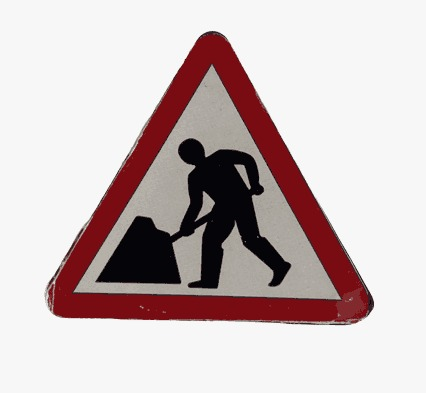
#> input picture half_term_challenge/templates/left.jpeg, 426 x 393 px
$ python -i trafficsign.py   (imports and definitions only)
#> lines starting #> are read from the running program, lines starting #| are printed output that depends on the picture; after the words box and inside, x2 and y2 are one past the last pixel; in counts of white or black regions, pixels touching at a corner belong together
import os
import cv2
import numpy as np

try:
    from skimage.metrics import structural_similarity as ssim
    SSIM_AVAILABLE = True
except ImportError:
    SSIM_AVAILABLE = False


class TrafficSignDetection:
    """
    Detector de señales basado en el pipeline de actividad_06:

    1. Segmentar por color (rojo / azul) en HSV
    2. Filtrar contornos por área, aspect ratio y FORMA:
       - Rojo octagonal/cuadrado  → Stop
       - Rojo triangular          → Workers
       - Azul circular            → flecha (izq/der/recto)
    3. Clasificar flecha azul por distribución de píxeles blancos
    4. Validar con Template Matching + SSIM

    Ventajas sobre versión anterior:
    - No confunde la cinta azul del piso (demasiado larga, aspect ratio falla)
    - No confunde señales rojas entre sí (forma octágono vs triángulo)
    - Clasifica flechas sin necesidad de template perfecto
    - Solo busca señales en la mitad derecha + centro del frame
    """

    def __init__(self, templates_path=""):
        self.templates_path = templates_path
        self.templates = self._load_templates()

        # ── HSV ranges ────────────────────────────────────────────────────
        self.lower_red1  = np.array([0,   80, 60])
        self.upper_red1  = np.array([12,  255, 255])
        self.lower_red2  = np.array([165, 80, 60])
        self.upper_red2  = np.array([180, 255, 255])
        self.lower_blue  = np.array([85,  60, 40])
        self.upper_blue  = np.array([135, 255, 255])

        # ── Umbrales de score ─────────────────────────────────────────────
        self.min_score_blue = 0.10   # TM mínimo para azul
        self.min_score_red  = 0.00   # rojo pasa por forma, no necesita TM alto

        # ── Tamaño de template para matching ─────────────────────────────
        self.template_size = (120, 120)

    # ──────────────────────────────────────────────────────────────────────
    def _load_templates(self):
        templates = {}
        file_map = {
            "alto":        "stop",
            "trabajadores":"worker",
            "derecha":     "right",
            "izquierda":   "left",
            "derecho":     "straight",
        }
        for label, basename in file_map.items():
            img = None
            for ext in (".jpeg", ".jpg", ".png"):
                path = os.path.join(self.templates_path, basename + ext)
                img = cv2.imread(path)
                if img is not None:
                    break
            if img is not None:
                gray = cv2.cvtColor(img, cv2.COLOR_BGR2GRAY)
                gray = cv2.resize(gray, (120, 120))
                templates[label] = gray
            else:
                print(f"[TrafficSign] No se pudo cargar: {basename}")
        return templates

    # ──────────────────────────────────────────────────────────────────────
    def _masks(self, frame):
        hsv = cv2.cvtColor(frame, cv2.COLOR_BGR2HSV)
        k3  = np.ones((3, 3), np.uint8)
        k5  = np.ones((5, 5), np.uint8)

        mask_red = (cv2.inRange(hsv, self.lower_red1, self.upper_red1) |
                    cv2.inRange(hsv, self.lower_red2, self.upper_red2))
        mask_red = cv2.morphologyEx(mask_red, cv2.MORPH_CLOSE, k5)
        mask_red = cv2.dilate(mask_red, k3, iterations=1)

        mask_blue = cv2.inRange(hsv, self.lower_blue, self.upper_blue)
        mask_blue = cv2.morphologyEx(mask_blue, cv2.MORPH_CLOSE, k5)
        mask_blue = cv2.dilate(mask_blue, k3, iterations=1)

        return mask_red, mask_blue

    # ──────────────────────────────────────────────────────────────────────
    def _expand_box(self, x, y, w, h, frame_shape, scale=0.45):
        H, W = frame_shape[:2]
        px = int(w * scale)
        py = int(h * scale)
        x1 = max(0, x - px)
        y1 = max(0, y - py)
        x2 = min(W, x + w + px)
        y2 = min(H, y + h + py)
        return x1, y1, x2 - x1, y2 - y1

    # ──────────────────────────────────────────────────────────────────────
    def _get_candidates(self, mask_red, mask_blue, frame_shape, frame_w):
        """
        Retorna lista de (x, y, w, h, color_label).
        Solo busca en la mitad derecha del frame (señales siempre ahí).
        """
        candidates = []
        H, W = frame_shape[:2]

        # ── ROJO ──────────────────────────────────────────────────────────
        contours, _ = cv2.findContours(
            mask_red, cv2.RETR_EXTERNAL, cv2.CHAIN_APPROX_SIMPLE
        )
        for cnt in contours:
            area = cv2.contourArea(cnt)
            if area < 50:
                continue
            x, y, w, h = cv2.boundingRect(cnt)
            if w < 10 or h < 10:
                continue

            # Solo mitad derecha (señales a la derecha, semáforo a la izq)
            cx = x + w // 2
            if cx < frame_w * 0.35:   # ignorar extremo izquierdo
                continue

            aspect = w / float(h)
            if aspect < 0.45 or aspect > 2.2:
                continue

            perimeter = cv2.arcLength(cnt, True)
            approx = cv2.approxPolyDP(cnt, 0.03 * perimeter, True)
            sides = len(approx)

            x, y, w, h = self._expand_box(x, y, w, h, frame_shape)

            # Stop: octógono/círculo → 6-12 lados, casi cuadrado
            if 6 <= sides <= 12 and 0.75 <= aspect <= 1.35:
                candidates.append((x, y, w, h, "red_stop"))
            # Workers: triángulo → 3-5 lados
            elif 3 <= sides <= 5 and 0.7 <= aspect <= 1.6:
                candidates.append((x, y, w, h, "red_triangle"))
            else:
                candidates.append((x, y, w, h, "red"))

        # ── AZUL ──────────────────────────────────────────────────────────
        contours, _ = cv2.findContours(
            mask_blue, cv2.RETR_EXTERNAL, cv2.CHAIN_APPROX_SIMPLE
        )
        for cnt in contours:
            area = cv2.contourArea(cnt)
            if area < 180:
                continue
            x, y, w, h = cv2.boundingRect(cnt)
            if w < 15 or h < 15:
                continue

            cx = x + w // 2
            if cx < frame_w * 0.35:
                continue

            aspect = w / float(h)

            # La cinta azul del piso: muy ancha y baja (aspect > 3)
            if aspect > 2.5:
                continue
            if aspect < 0.4 or aspect > 2.2:
                continue

            area_box = w * h
            extent = area / float(area_box)
            if extent < 0.25:
                continue

            x, y, w, h = self._expand_box(x, y, w, h, frame_shape)
            candidates.append((x, y, w, h, "blue"))

        return candidates

    # ──────────────────────────────────────────────────────────────────────
    # [57 lines left out: functions _classify_arrow, _classify_roi, not called in this run]

    # ──────────────────────────────────────────────────────────────────────
    def detect_sign(self, frame):
        """
        Retorna (label, score, box) o ("none", 0, None).

        Labels: "Stop", "Workers", "Turn Left", "Turn Right", "Go Straight"
        """
        if frame is None:
            return "none", 0, None

        H, W = frame.shape[:2]
        mask_red, mask_blue = self._masks(frame)
        candidates = self._get_candidates(mask_red, mask_blue, frame.shape, W)

        best_label = "none"
        best_score = -1.0
        best_box   = None

        for (x, y, w, h, color_label) in candidates:
            roi = frame[y:y + h, x:x + w]
            if roi.size == 0:
                continue

            label    = None
            tm_score = 0.0

            if color_label == "red_stop":
                label    = "alto"
                tm_score = 0.5   # forma confirma, no necesita TM alto

            elif color_label == "red_triangle":
                label    = "trabajadores"
                tm_score = 0.5

            elif color_label == "blue":
                # Primero intentar por distribución de píxeles blancos
                arrow = self._classify_arrow(roi)
                if arrow:
                    label    = arrow
                    tm_score = 0.4
                else:
                    # Fallback: template matching
                    label, tm_score, _ = self._classify_roi(
                        roi, ["derecha", "izquierda", "derecho"]
                    )
                    if tm_score < self.min_score_blue:
                        continue

            else:  # red genérico
                label, tm_score, _ = self._classify_roi(
                    roi, ["alto", "trabajadores"]
                )
                if tm_score < self.min_score_red:
                    continue

            if label is None:
                continue

            if tm_score > best_score:
                best_score = tm_score
                best_label = label
                best_box   = ((x, y), (x + w, y + h))

        # Mapear labels internos → labels del controller
        label_map = {
            "alto":        "Stop",
            "trabajadores":"Workers",
            "derecha":     "Turn Right",
            "izquierda":   "Turn Left",
            "derecho":     "Go Straight",
            "none":        "none",
        }
        return label_map.get(best_label, "none"), best_score, best_box

>>> import cv2
>>> picture = cv2.imread('templates/left.jpeg')
#> picture is the input picture: shape (393, 426, 3); mean B, G, R 189.5, 189.3, 203.5
>>> result = TrafficSignDetection().detect_sign(picture)
#> in __init__, `self.templates = self._load_templates()`: self.templates = 1 item
#> in _masks, `hsv = cv2.cvtColor(frame, cv2.COLOR_BGR2HSV)`: hsv: shape (393, 426, 3); mean H, S, V 37.4, 41.1, 203.8
#> in _masks, `mask_red = (cv2.inRange(hsv, self.lower_red1, self.upper_red1) | cv2.i..`:
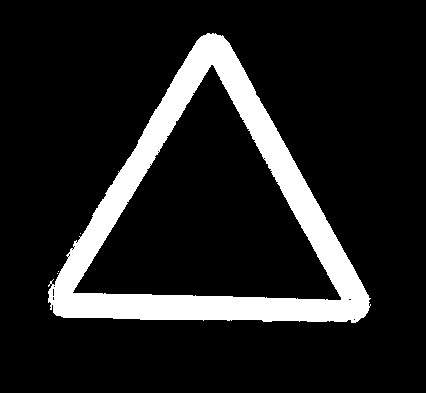
#> mask_red: shape (393, 426); 13.1% white; 4 white regions (3 under 20 px), largest, box (x1, y1, x2, y2) and area: (48, 33, 371, 323) 21927
#> in _masks, `mask_red = cv2.morphologyEx(mask_red, cv2.MORPH_CLOSE, k5)`:
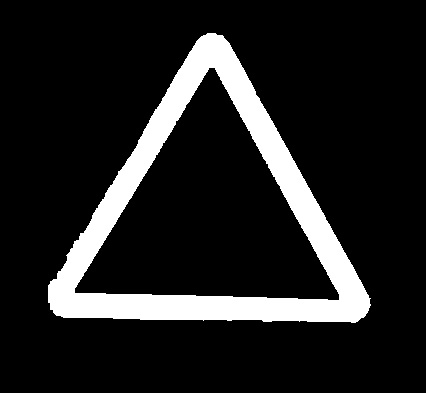
#> mask_red: shape (393, 426); 13.2% white; 1 white region, box (x1, y1, x2, y2) and area: (48, 33, 371, 323) 22082
#> in _masks, `mask_red = cv2.dilate(mask_red, k3, iterations=1)`:
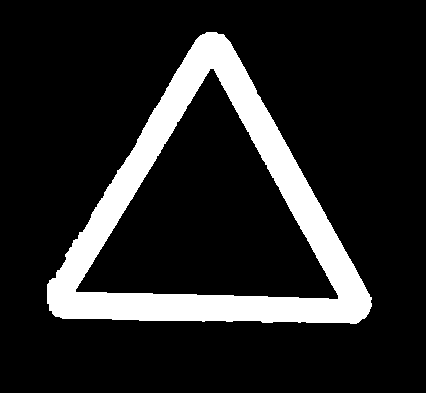
#> mask_red: shape (393, 426); 14.5% white; 1 white region
#> in _masks, `mask_blue = cv2.inRange(hsv, self.lower_blue, self.upper_blue)`: mask_blue: shape (393, 426); every value is 0
#> in _get_candidates, `contours, _ = cv2.findContours( mask_red, cv2.RETR_EXTERNAL, cv2.CHAIN..`: contours = 1 contour; box (x1, y1, x2, y2) and area: (47, 32, 372, 324) 53886
#> the loop in _get_candidates, `for cnt in contours:` made 1 pass
#> (area, x, y, w, h, cx, aspect, perimeter) on pass 1: (53885.5, 0, 0, 426, 393, 209, 1.11, 1052.8)
#> after the loop in _get_candidates, `for cnt in contours:`: candidates = [(0, 0, 426, 393, 'red_triangle')]
#> in _get_candidates, `contours, _ = cv2.findContours( mask_blue, cv2.RETR_EXTERNAL, cv2.CHAI..`: contours = []
#> in detect_sign, `candidates = self._get_candidates(mask_red, mask_blue, frame.shape, W)`: candidates = [(0, 0, 426, 393, 'red_triangle')]
#> the loop in detect_sign, `for (x, y, w, h, color_label) in candidates:` made 1 pass
#> (x, y, w, h, color_label, tm_score, label, best_score) on pass 1: (0, 0, 426, 393, 'red_triangle', 0.5, 'trabajadores', 0.5)
#> after the loop in detect_sign, `for (x, y, w, h, color_label) in candidates:`: best_score = 0.5
#> result = ('Workers', 0.5, ((0, 0), (426, 393)))
